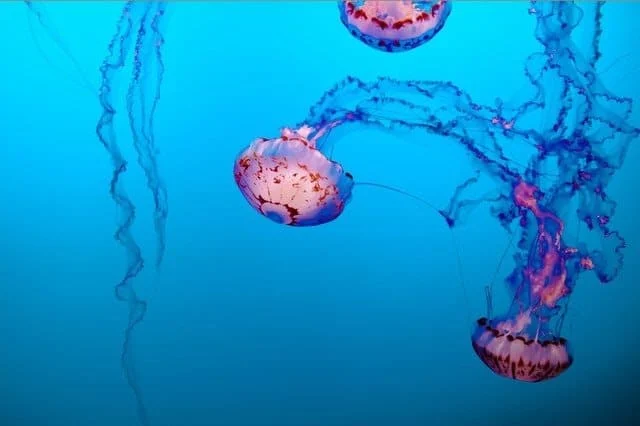
#> input picture teststuff/python/opencv/test_media/input_image.webp, 640 x 426 px
$ python contourFinder.py
#> lines starting #> are read from the running program, lines starting #| are printed output that depends on the picture; after the words box and inside, x2 and y2 are one past the last pixel; in counts of white or black regions, pixels touching at a corner belong together
#!/usr/bin/env python3

from __future__ import print_function
import cv2 as cv
import numpy as np
import argparse
import random as rng

rng.seed(12345)

def thresh_callback(val):
    threshold = val
    # Detect edges using Canny
    canny_output = cv.Canny(src_gray, threshold, threshold * 2)
    # Find contours
    contours, hierarchy = cv.findContours(canny_output, cv.RETR_TREE, cv.CHAIN_APPROX_SIMPLE)
    # Draw contours
    drawing = np.zeros((canny_output.shape[0], canny_output.shape[1], 3), dtype=np.uint8)
    for i in range(len(contours)):
        color = (rng.randint(0,256), rng.randint(0,256), rng.randint(0,256))
        cv.drawContours(drawing, contours, i, color, 2, cv.LINE_8, hierarchy, 0)
    # Show in a window
    drawing = np.hstack((src, drawing))
    cv.imshow(source_window, drawing)
# Load source image

parser = argparse.ArgumentParser(description='Code for Finding contours in your image tutorial.')
parser.add_argument('--input', help='Path to input image.', default='test_media/input_image.webp')
args = parser.parse_args()
src = cv.imread(cv.samples.findFile(args.input))
#> src is the input picture: shape (426, 640, 3); mean B, G, R 203.3, 146.8, 13.1
# src = cv.imread("/home/berkhme/Chromebook-projects/teststuff/python/openCV/input_image.webp")
if src is None:
    print('Could not open or find the image:', args.input)
    exit(0)

# Convert image to gray and blur it
src_gray = cv.cvtColor(src, cv.COLOR_BGR2GRAY)
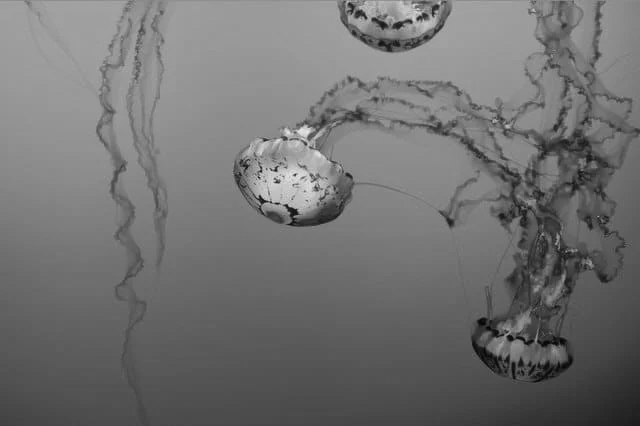
#> src_gray: shape (426, 640); min 4, max 234, mean 113.3
src_gray = cv.blur(src_gray, (3,3))
# Create Window
source_window = 'Source'
cv.namedWindow(source_window)
cv.imshow(source_window, src)
max_thresh = 255
thresh = 100 # initial threshold
cv.createTrackbar('Canny Thresh:', source_window, thresh, max_thresh, thresh_callback)

thresh_callback(thresh)
#> in thresh_callback, `canny_output = cv.Canny(src_gray, threshold, threshold * 2)`:
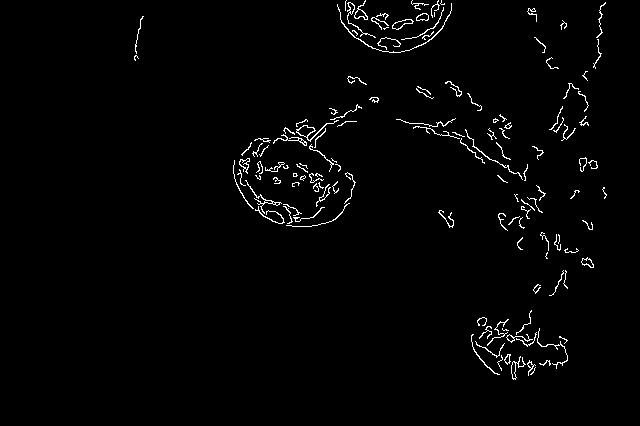
#> canny_output: shape (426, 640); 1.8% white in thin lines or dots, all inside (x1, y1, x2, y2) = (134, 0, 607, 380)
#> in thresh_callback, `contours, hierarchy = cv.findContours(canny_output, cv.RETR_TREE, cv.C..`: contours = 158 contours, 131 with area under 20; largest, box (x1, y1, x2, y2) and area: (296, 120, 339, 142) 152, (296, 125, 315, 138) 114, (392, 19, 414, 30) 102, (392, 19, 413, 30) 92, (354, 0, 368, 20) 86
#> the loop in thresh_callback, `for i in range(len(contours)):` made 158 passes
#> color on passes 1 to 3: (213, 5, 152), (188, 99, 138), (223, 82, 191)
#> after the loop in thresh_callback, `for i in range(len(contours)):`:
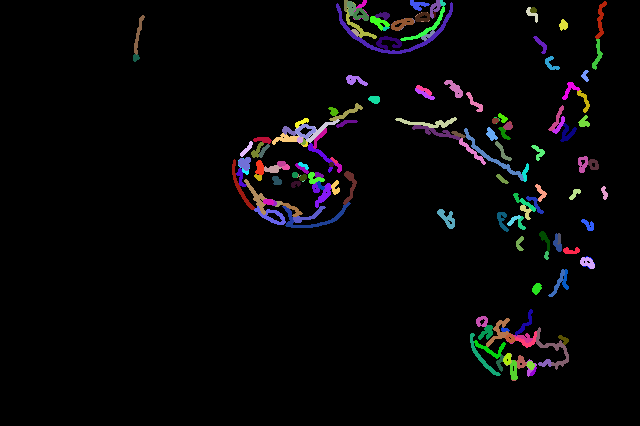
#> drawing: shape (426, 640, 3); mean of channels 0, 1, 2 7.3, 6.3, 6.7; drawn as B, G, R
#> in thresh_callback, `drawing = np.hstack((src, drawing))`:
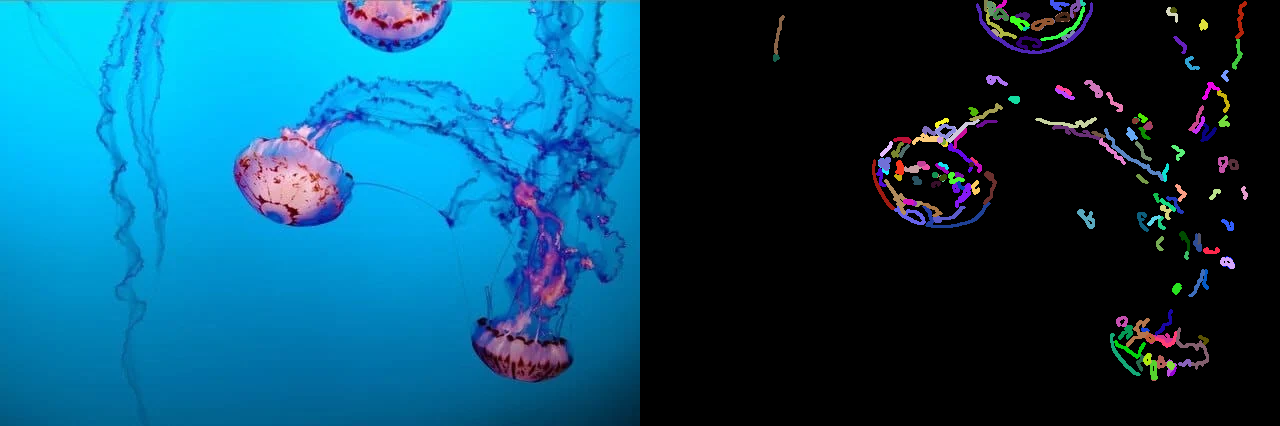
#> drawing: shape (426, 1280, 3); mean B, G, R 105.3, 76.5, 9.9
cv.waitKey()
